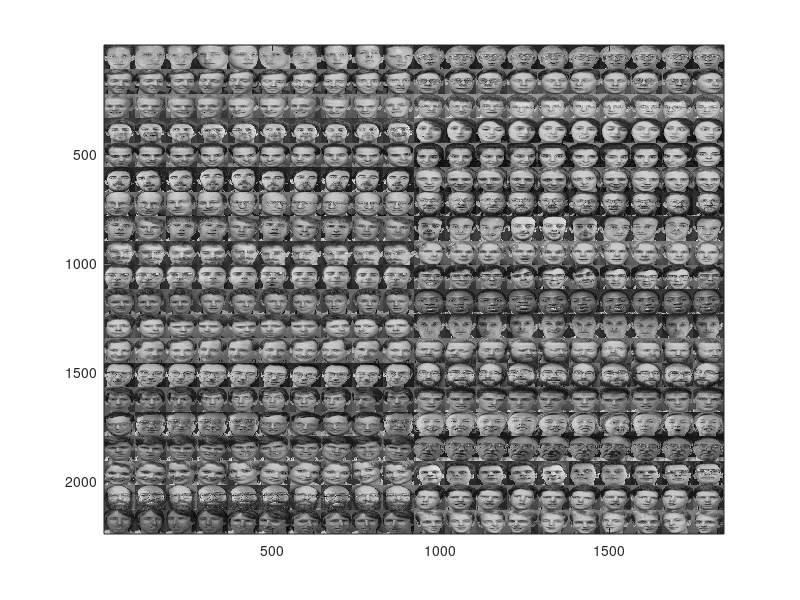

The MATLAB script that drew this image:
clear
close all
clc

% This will load the matrix V
load('./attfaces.mat');

height = 112;
width = 92;

numVisualize = 400; %must be a square
V_visual = zeros(height*sqrt(numVisualize),width*sqrt(numVisualize));

figure;
ix = 1;
ix1 = 1;
for i = 1:sqrt(numVisualize)
    ix2 = 1;
    for j = 1:sqrt(numVisualize)
        curV = V(:,ix);
        curV = reshape(uint8(curV),[height, width]);
        V_visual(ix1:(ix1+height-1), ix2:(ix2+width-1)) = curV;
        ix2 = ix2 + width;
        ix = ix+1;
    end
    ix1 = ix1 + height;
end

imagesc(V_visual); axis ij
caxis([0 255]);
colormap(gray);
